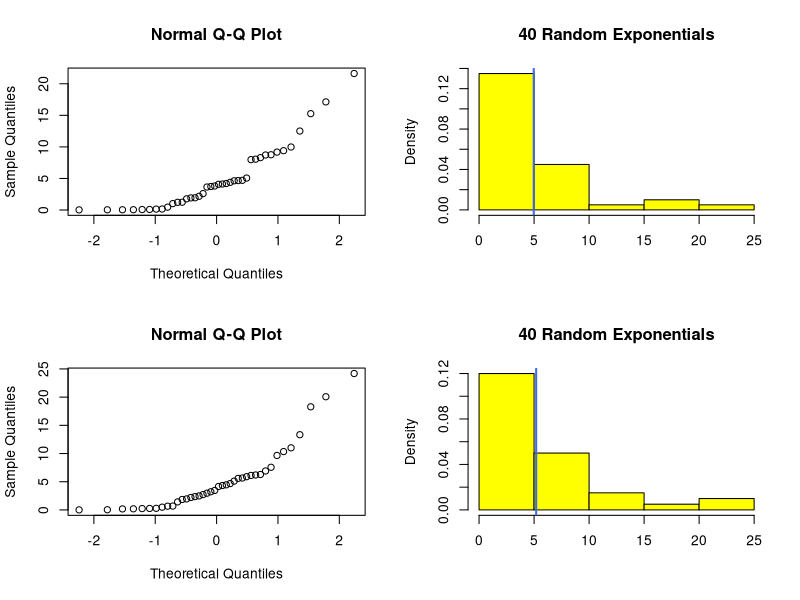
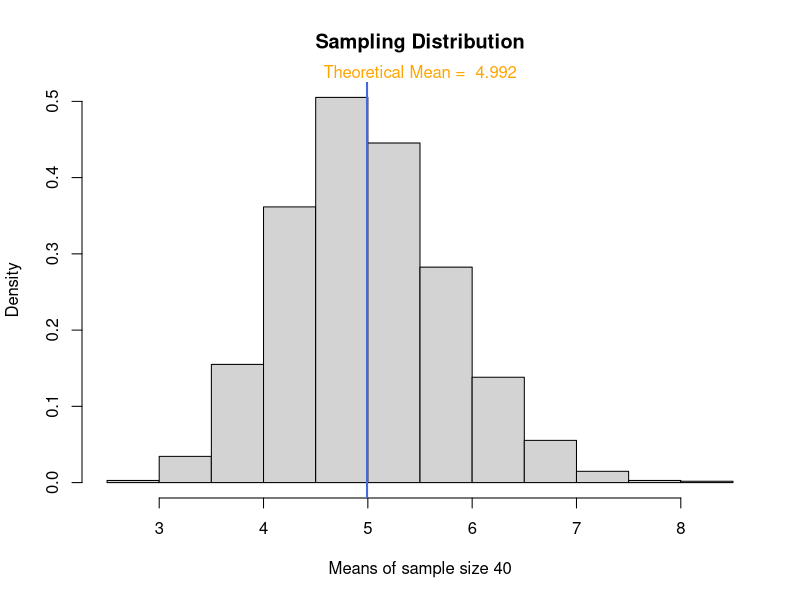
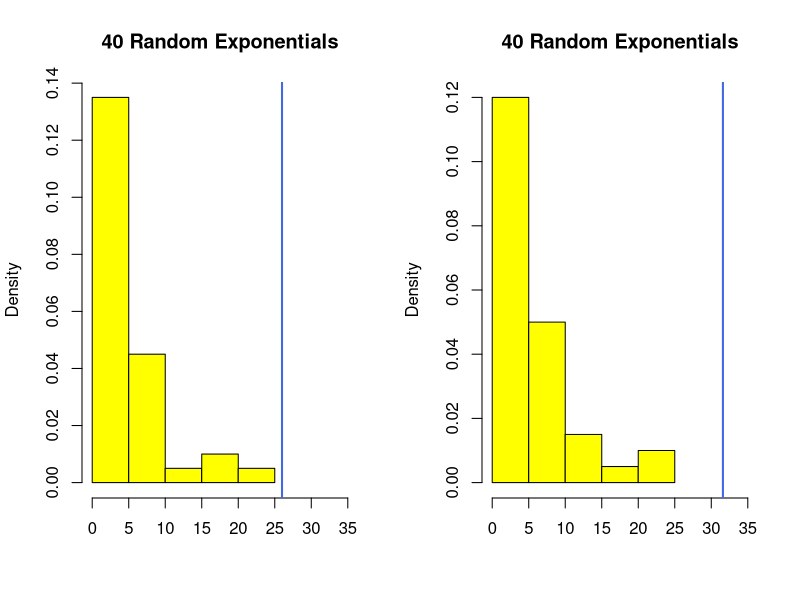
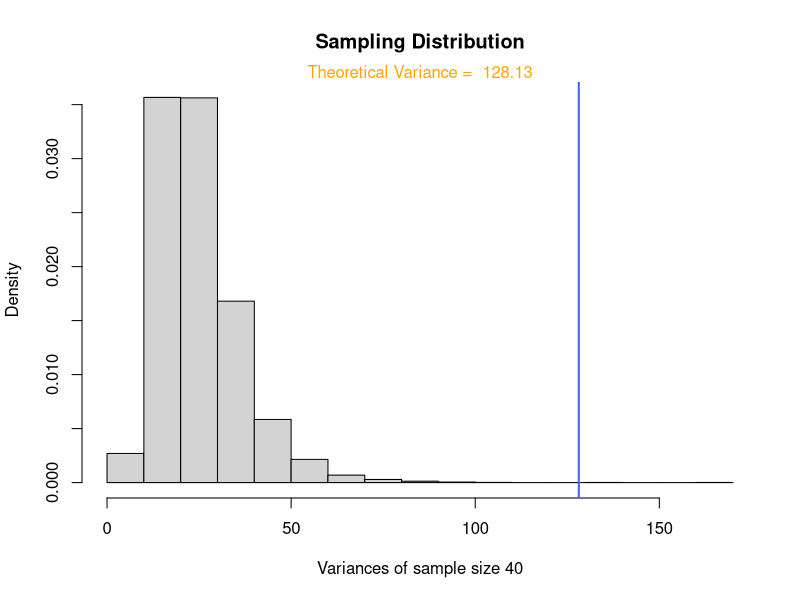

These charts were generated, in order, by the following R code:
## ---- chunk 1
knitr::opts_chunk$set(fig.path='figures/')
## ---- chunk 2
set.seed(1234)
## ---- chunk 3
lambda <- 0.2
n <- 40
sample1 <- rexp(n, lambda)
## ---- chunk 4
set.seed(9898)
sample2 <- rexp(n, lambda)
## ---- chunk 5
sample1_mean = mean(sample1)
sample2_mean = mean(sample2)
Sample <- c("Sample 1", "Sample 2")
Mean <- c(round(sample1_mean, 2), round(sample2_mean, 2))
theTable <- data.frame(Sample, Mean)
rownames(theTable) <- NULL
knitr::kable(theTable)
## ---- chunk 6
original_par <- par(no.readonly = TRUE)
par(mfrow=c(2,2))
title <- "40 Random Exponentials"
qqnorm(sample1)
hist(sample1, prob = TRUE, col = "yellow", border = "black", xlab = "", main = title)
abline(v = mean(sample1), col = "royalblue", lwd = 2)
qqnorm(sample2)
hist(sample2, prob = TRUE, col = "yellow", border = "black", xlab = "", main = title)
abline(v = mean(sample2), col = "royalblue", lwd = 2)
par(original_par)
## ---- chunk 7
xbar <- NULL
ul <- 10000
for (i in 1:ul) {xbar <- c(xbar, mean(rexp(n, lambda) ) ) }
hist(xbar, prob = TRUE, xlab = "Means of sample size 40", main = "Sampling Distribution")
abline(v = mean(xbar), col = "royalblue", lwd = 2)
mtext(paste("Theoretical Mean = ", round(mean(xbar), 3)), col = "orange")
## ---- chunk 8
sample1_var = var(sample1)
sample2_var = var(sample2)
Sample <- c("Sample 1", "Sample 2")
Variance <- c(round(sample1_var, 2), round(sample2_var, 2))
theTable <- data.frame(Sample, Variance)
rownames(theTable) <- NULL
knitr::kable(theTable)
## ---- chunk 9
original_par <- par(no.readonly = TRUE)
par(mfrow=c(1,2))
title <- "40 Random Exponentials"
hist(sample1, prob = TRUE, col = "yellow", xlim = c(0, 35), xlab = "", main = title)
abline(v = var(sample1), col = "royalblue", lwd = 2)
hist(sample2, prob = TRUE, col = "yellow", xlim = c(0, 35), xlab = "", main = title)
abline(v = var(sample2), col = "royalblue", lwd = 2)
par(original_par)
## ---- chunk 10
x_label = "Variances of sample size 40"
main_title = "Sampling Distribution"
variances <- NULL
ul <- 10000
for (i in 1:ul) {variances <- c(variances, var(rexp(n, lambda) ) ) }
hist(variances, prob = TRUE, xlab = x_label, main = main_title)
abline(v = var(variances), col = "royalblue", lwd = 2)
mtext(paste("Theoretical Variance = ", round(var(variances), 3)), col = "orange")
